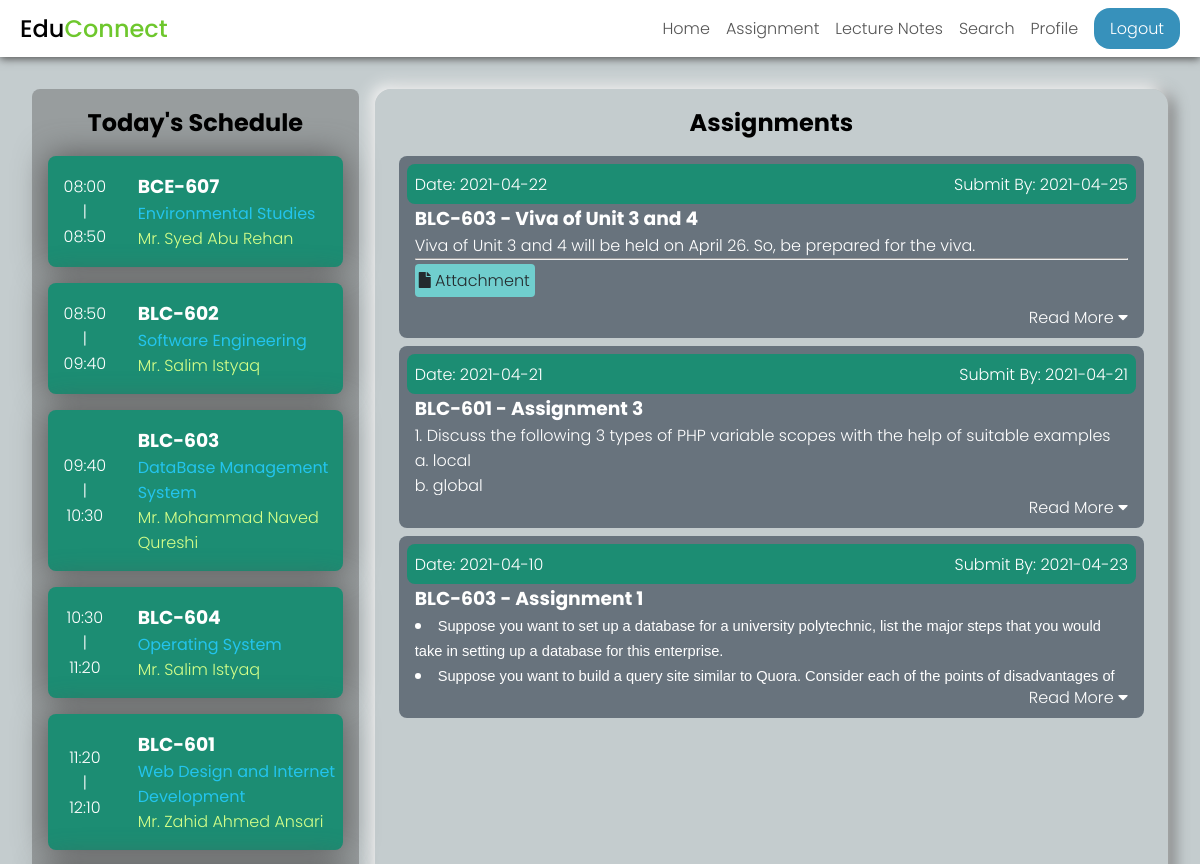
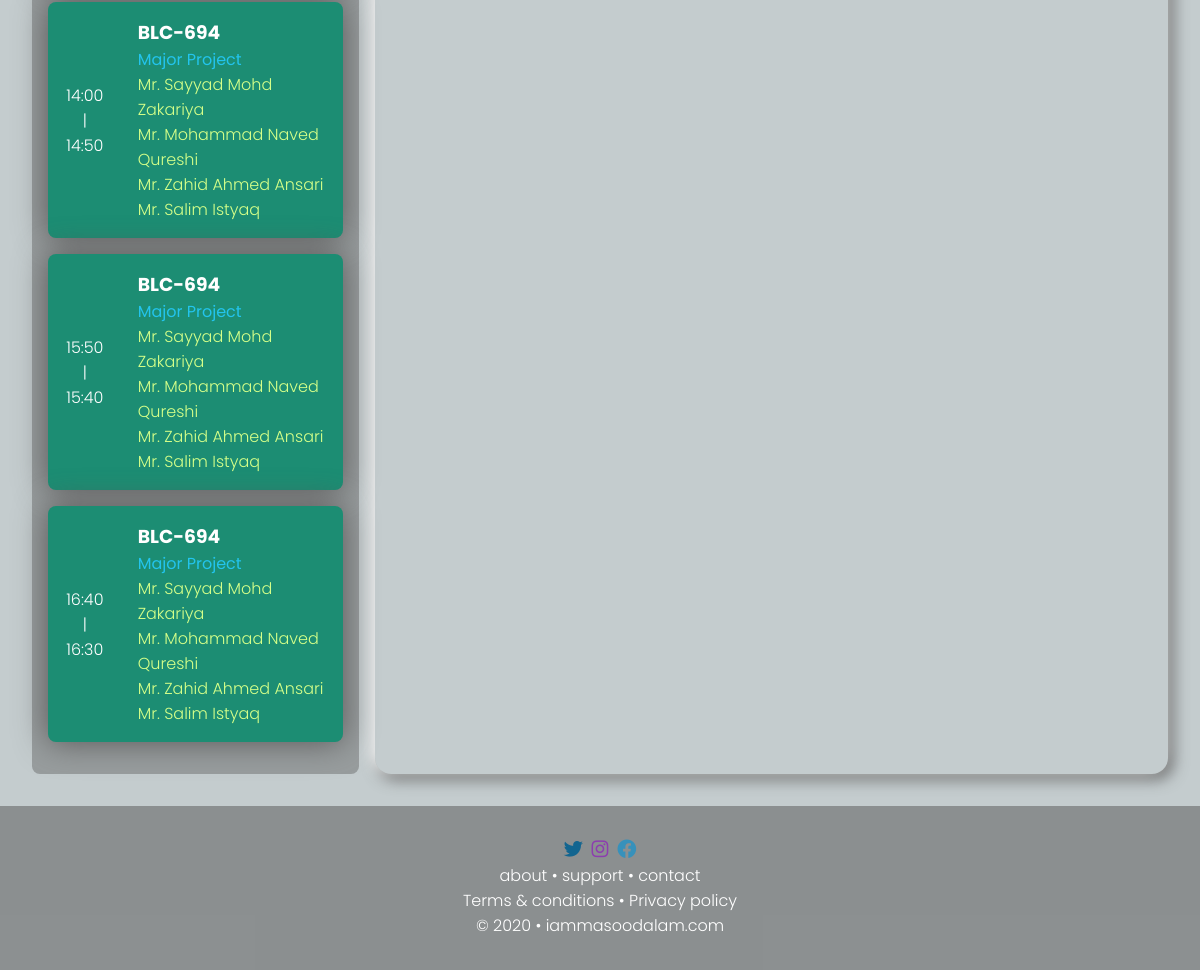
Page /assignment.php (signed in) on the committed database (2 pictures, top to bottom).
### tables this page shows
CREATE TABLE `course` (
  `coursecode` varchar(20) NOT NULL,
  `coursename` varchar(63) NOT NULL,
  `course_type` varchar(15) NOT NULL,
  `branchid` int(11) NOT NULL,
  `semester` int(11) NOT NULL,
  PRIMARY KEY (`coursecode`),
  KEY `branchid` (`branchid`),
  KEY `semester` (`semester`),
  CONSTRAINT `course_ibfk_1` FOREIGN KEY (`branchid`) REFERENCES `branch` (`branchId`),
  CONSTRAINT `course_ibfk_2` FOREIGN KEY (`semester`) REFERENCES `semester` (`semesterId`)
);

CREATE TABLE `schedule` (
  `branchId` int(11) NOT NULL,
  `semesterId` int(11) NOT NULL,
  `day` int(11) NOT NULL,
  `1st` varchar(20) DEFAULT NULL,
  `2nd` varchar(20) DEFAULT NULL,
  `3rd` varchar(20) DEFAULT NULL,
  `4th` varchar(20) DEFAULT NULL,
  `5th` varchar(20) DEFAULT NULL,
  `6th` varchar(20) DEFAULT NULL,
  `7th` varchar(20) DEFAULT NULL,
  `8th` varchar(20) DEFAULT NULL,
  `9th` varchar(20) DEFAULT NULL,
  PRIMARY KEY (`branchId`,`semesterId`,`day`),
  KEY `semesterId` (`semesterId`),
  KEY `1st` (`1st`),
  KEY `2nd` (`2nd`),
  KEY `3rd` (`3rd`),
  KEY `4th` (`4th`),
  KEY `5th` (`5th`),
  KEY `6th` (`6th`),
  KEY `7th` (`7th`),
  KEY `8th` (`8th`),
  KEY `9th` (`9th`),
  CONSTRAINT `schedule_ibfk_1` FOREIGN KEY (`branchId`) REFERENCES `branch` (`branchId`),
  CONSTRAINT `schedule_ibfk_10` FOREIGN KEY (`8th`) REFERENCES `course` (`coursecode`),
  CONSTRAINT `schedule_ibfk_11` FOREIGN KEY (`9th`) REFERENCES `course` (`coursecode`),
  CONSTRAINT `schedule_ibfk_2` FOREIGN KEY (`semesterId`) REFERENCES `semester` (`semesterId`),
  CONSTRAINT `schedule_ibfk_3` FOREIGN KEY (`1st`) REFERENCES `course` (`coursecode`),
  CONSTRAINT `schedule_ibfk_4` FOREIGN KEY (`2nd`) REFERENCES `course` (`coursecode`),
  CONSTRAINT `schedule_ibfk_5` FOREIGN KEY (`3rd`) REFERENCES `course` (`coursecode`),
  CONSTRAINT `schedule_ibfk_6` FOREIGN KEY (`4th`) REFERENCES `course` (`coursecode`),
  CONSTRAINT `schedule_ibfk_7` FOREIGN KEY (`5th`) REFERENCES `course` (`coursecode`),
  CONSTRAINT `schedule_ibfk_8` FOREIGN KEY (`6th`) REFERENCES `course` (`coursecode`),
  CONSTRAINT `schedule_ibfk_9` FOREIGN KEY (`7th`) REFERENCES `course` (`coursecode`)
);

CREATE TABLE `professorteaches` (
  `coursecode` varchar(20) NOT NULL,
  `professorId` varchar(20) NOT NULL,
  PRIMARY KEY (`coursecode`,`professorId`),
  KEY `professorId` (`professorId`),
  CONSTRAINT `professorteaches_ibfk_1` FOREIGN KEY (`coursecode`) REFERENCES `course` (`coursecode`),
  CONSTRAINT `professorteaches_ibfk_2` FOREIGN KEY (`professorId`) REFERENCES `professor` (`professorId`)
);

CREATE TABLE `professor` (
  `professorId` varchar(20) NOT NULL,
  `name` char(31) NOT NULL,
  `qualification` varchar(31) NOT NULL,
  `address` varchar(255) DEFAULT NULL,
  `joindate` date NOT NULL,
  `emailId` varchar(63) NOT NULL,
  `password` varchar(255) NOT NULL,
  `profilepic` varchar(63) DEFAULT NULL,
  PRIMARY KEY (`professorId`)
);

CREATE TABLE `assignment` (
  `assignmentId` int(20) NOT NULL AUTO_INCREMENT,
  `coursecode` varchar(20) NOT NULL,
  `title` tinytext NOT NULL,
  `data` text DEFAULT NULL,
  `provideddate` date NOT NULL,
  `submissiondate` date DEFAULT NULL,
  `providedBy` varchar(20) NOT NULL,
  `attachment` tinyint(1) DEFAULT NULL,
  PRIMARY KEY (`assignmentId`),
  KEY `coursecode` (`coursecode`),
  KEY `providedBy` (`providedBy`),
  CONSTRAINT `assignment_ibfk_1` FOREIGN KEY (`coursecode`) REFERENCES `course` (`coursecode`),
  CONSTRAINT `assignment_ibfk_2` FOREIGN KEY (`providedBy`) REFERENCES `professor` (`professorId`)
);

### assignment.php (the view, shortened to what this page needs)
<?php
require_once "./includes/header.inc.php";
require_once "./includes/connection.inc.php";
?>
<main id="home">
  <?php include "./includes/schedule-section.inc.php";
  if($_SESSION['userType'] == 'student'){
    ?>
    <div id="home-student">
      <div id="assignments">
        <h2>Assignments</h2>
        <?php
          $sqlAssignement = "SELECT * FROM assignment WHERE coursecode IN (SELECT coursecode FROM course WHERE branchId = ? AND semester = ? ) ORDER BY provideddate DESC";
          $stmtAssignment = $mysqli->prepare($sqlAssignement);
          $stmtAssignment->bind_param("ii", $_SESSION['branch'], $_SESSION['semester']);
          $stmtAssignment->execute();
          if($result = $stmtAssignment->get_result()){
            if($result->num_rows > 0){
              while($row = $result->fetch_assoc()){
                ?>
                <div class="card">
                  <div class="card-head">
                    <div class="provided">Date: <?= $row['provideddate']; ?></div>
                    <div class="submission">Submit By: <?= $row['submissiondate'] ?></div>
                  </div>
                  <h3><?=$row['coursecode'] . " - " . $row['title'] ?></h3>
                  <div class="card-data">
                    <?= $row['data'] ?>
                    <?php
                    if($row['attachment'] == 1){
                      $fileName = "/assignment" . $row['assignmentId'] . "/i";
                      ?>
                      <hr>
                      <a href="./asset/attachments/<?= $fileName ?>" id="attachment" target="_blank"> <i class="fas fa-file"></i>  Attachment</a>
                      <?php
                    }
                    ?>
                  </div>
                  <p class="read-more">Read More <i class="fas fa-caret-down"></i></p>
                </div>
                <?php
              }
            }
          }
        ?>
      </div>
    </div>
    <?php
  }
  ?>
</main>
<?php include "./includes/footer.inc.php"; ?>

### includes/schedule-section.inc.php (shortened to what this page needs)
<div id="schedule-section">
    <h2 class="heading">Today's Schedule</h2>
    <div id="time-table">
      <?php
      $day = date('w');
      if($day > 0 && $day < 7){
        if($_SESSION['userType'] == "student"){
          $scheduleQuery = "SELECT * FROM `schedule` WHERE `branchId` = $_SESSION[branch] AND `semesterId` = $_SESSION[semester] AND `day` = $day";
          $scheduleResult = $mysqli->query($scheduleQuery);
          $schedule = $scheduleResult->fetch_assoc();
          foreach ($schedule as $key => $value) {
            if($value != null && !is_numeric($value)){
              ?><div class="period"><div class="time"><?php
              switch ($key) {
                case '1st':
                  echo "08:00<br>|<br>08:50";
                  break;
                case '2nd':
                  echo "08:50<br>|<br>09:40";
                  break;
                case '3rd':
                  echo "09:40<br>|<br>10:30";
                  break;
                case '4th':
                  echo "10:30<br>|<br>11:20";
                  break;
                case '5th':
                  echo "11:20<br>|<br>12:10";
                  break;
                case '7th':
                  echo "14:00<br>|<br>14:50";
                  break;
                case '8th':
                  echo "15:50<br>|<br>15:40";
                  break;
                case '9th':
                  echo "16:40<br>|<br>16:30";
                  break;
              }
              ?></div><div class="subject"><?php
              echo "<h3>" . $value . "</h3>";
              $subjectQuery = "SELECT coursename FROM `course` WHERE `coursecode` = ?";
              $subjectStmt = $mysqli->prepare($subjectQuery);
              $subjectStmt->bind_param("s", $value);
              $subjectStmt->execute();
              $subjectResult = $subjectStmt->get_result();
              $subject = $subjectResult->fetch_assoc();
              echo "<div class=\"subject-name\">" . $subject['coursename'] . "</div>";
              $professorQuery = "SELECT * FROM professorteaches LEFT JOIN professor ON professorteaches.professorId = professor.professorId WHERE professorteaches.coursecode = ?";
              $professorStmt = $mysqli->prepare($professorQuery);
              $professorStmt->bind_param("s", $value);
              $professorStmt->execute();
              $professorResult = $professorStmt->get_result();
              while($professorRow = $professorResult->fetch_assoc()){
                echo "<div class=\"professor-name\">Mr. " . $professorRow['name']. "</div>";
              }
              echo "</div></div>";
            }
          }
        } else if($_SESSION['userType'] == 'professor'){
          if(date("m") < 6) {
            $evenOdd = 0;
          } else {
            $evenOdd = 1;
          }
          $scheduleQuery = "SELECT * FROM `schedulepro` WHERE `professorId` = ? AND `evenOdd` = ? AND `day` = ?";
          $scheduleStmt = $mysqli->prepare($scheduleQuery);
          $scheduleStmt->bind_param("iii", $_SESSION['professorId'], $evenOdd, $day);
          $scheduleStmt->execute();
          $scheduleResult = $scheduleStmt->get_result();
          if($scheduleResult->num_rows > 0){
            $schedule = $scheduleResult->fetch_assoc();
            foreach ($schedule as $key => $value) {
              if($value != null && !is_numeric($value)){
                ?><div class="period"><div class="time"><?php
                switch ($key) {
                  case '1st':
                    echo "08:00<br>|<br>08:50";
                    break;
                  case '2nd':
                    echo "08:50<br>|<br>09:40";
                    break;
                  case '3rd':
                    echo "09:40<br>|<br>10:30";
                    break;
                  case '4th':
                    echo "10:30<br>|<br>11:20";
                    break;
                  case '5th':
                    echo "11:20<br>|<br>12:10";
                    break;
                  case '6th':
                    echo "12:10<br>|<br>13:00";
                    break;
                  case '7th':
                    echo "14:00<br>|<br>14:50";
                    break;
                  case '8th':
                    echo "15:50<br>|<br>15:40";
                    break;
                  case '9th':
                    echo "16:40<br>|<br>16:30";
                    break;
                  default:
                    echo "Free";
                    break;
                }
                ?></div><div class="subject"><?php
                echo "<h3>" . $value . "</h3>";
                $subjectQuery = "SELECT coursename FROM `course` WHERE `coursecode` = ?";
                $subjectStmt = $mysqli->prepare($subjectQuery);
                $subjectStmt->bind_param("s", $value);
                $subjectStmt->execute();
                $subjectResult = $subjectStmt->get_result();
                $subject = $subjectResult->fetch_assoc();
                echo "<div class=\"subject-name\">" . $subject['coursename'] . "</div>";
                echo "</div></div>";
              }
            }
          }
          else {
            echo "<div class='holiday'> Not Scheduled </div>";
          }
        }
      }
      else{
        echo "<div class= 'holiday'>Holiday</div>";
      }
      ?>
    </div>
  </div>

### css/style.css (style rules this page uses)
* { padding: 0; margin: 0; -webkit-box-sizing: border-box; box-sizing: border-box; }
html { scroll-behavior: smooth; }
body { background: #49626852; font-family: poppins; font-weight: 300; }
#home { margin: 1rem; }
#home-professor, #home-student { -webkit-box-shadow: -4px -4px 16px 0px #fff, 4px 4px 16px 0px #555555; box-shadow: -4px -4px 16px 0px #fff, 4px 4px 16px 0px #555555; border-radius: 1rem; padding: 1rem; }
#home-professor h2, #home-student h2 { text-align: center; margin-bottom: 1rem; }
#home .card { background-color: rgba(85, 85, 85, 0.5); padding: 0.5rem 1rem; margin: 0.5rem; border-radius: .5rem; position: relative; overflow: auto; }
#home .card ol, #home .card ul { list-style-position: inside; }
#home .card-head { position: relative; background-color: #1C8D73; height: 2.5rem; margin: 0rem -0.5rem; border-radius: 0.5rem; }
#home .card-head .provided { position: absolute; left: 0.5rem; top: 0.5rem; color: white; }
#home .card-head .submission { position: absolute; right: 0.5rem; top: 0.5rem; color: white; }
#home .card .card-data { height: 4.5rem; overflow: hidden; }
#home .card #attachment { display: block; margin-top: 0.25rem; border-radius: 0.25rem; width: 7.5rem; padding: 0.25rem; background-color: #70cece; text-decoration: none; color: #242B2E; }
#home .card .read-more { float: right; cursor: pointer; }
#schedule-section { position: relative; }
#schedule-section h2 { text-align: center; }
#schedule-section #time-table { padding: 1rem 2rem; color: white; }
#schedule-section #time-table .period { display: none; -ms-grid-columns: 3fr 9fr; grid-template-columns: 3fr 9fr; background-color: #1C8D73; border-radius: 0.5rem; padding: 1rem 0rem; -webkit-box-align: center; -ms-flex-align: center; align-items: center; -webkit-box-shadow: 0rem 0rem 2rem 0rem #555555; box-shadow: 0rem 0rem 2rem 0rem #555555; }
#schedule-section #time-table .period .time { text-align: center; }
#schedule-section #time-table .period .subject { padding-left: 1rem; }
#schedule-section #time-table .period .subject-name { color: #23C4ED; font-size: 1rem; font-weight: 400; }
#schedule-section #time-table .period .subject .professor-name { color: #d5ff89; }
@media only screen and (min-width: 768px) { #profile, #upload, #search, #home { margin: 2rem; display: -ms-grid; display: grid; -ms-grid-columns: 1fr 1fr; grid-template-columns: 1fr 1fr; gap: 1rem; } }
@media only screen and (min-width: 768px) { #schedule-section { background-color: rgba(85, 85, 85, 0.4); padding: 1rem; border-radius: 0.5rem; } }
@media only screen and (min-width: 768px) { #schedule-section h2 { margin-bottom: 1rem; } }
@media only screen and (min-width: 768px) { #schedule-section #time-table { padding: 0rem; } }
@media only screen and (min-width: 768px) { #schedule-section #time-table .period { display: -ms-grid; display: grid; margin: 1rem 0rem; } }
@media only screen and (min-width: 1200px) { #profile, #upload, #search, #home { margin: 2rem; display: -ms-grid; display: grid; -ms-grid-columns: 3.5fr 8.5fr; grid-template-columns: 3.5fr 8.5fr; gap: 1rem; } }
@media only screen and (min-width: 1200px) { #schedule-section { background-color: rgba(85, 85, 85, 0.4); padding: 1rem; border-radius: 0.5rem; } }
@media only screen and (min-width: 1200px) { #schedule-section h2 { margin-bottom: 1rem; } }
@media only screen and (min-width: 1200px) { #schedule-section #time-table { padding: 0rem; } }
@media only screen and (min-width: 1200px) { #schedule-section #time-table .period { display: -ms-grid; display: grid; margin: 1rem 0rem; } }

### rows in the picture
course: shows "08:00", coursename "Environmental Studies"
schedule: 1st "BCE-607", 2nd "BLC-602", 3rd "BLC-603", 4th "BLC-604", 5th "BLC-601", 7th "BLC-694", 8th "BLC-694", 9th "BLC-694"
professorteaches: professorId.name "Syed Abu Rehan"
course: shows "08:50", coursename "Software Engineering"
professorteaches: professorId.name "Salim Istyaq"
course: shows "09:40", coursename "DataBase Management System"
professorteaches: professorId.name "Mohammad Naved Qureshi"
course: shows "10:30", coursename "Operating System"
professorteaches: professorId.name "Salim Istyaq"
course: shows "11:20", coursename "Web Design and Internet Development"
professorteaches: professorId.name "Zahid Ahmed Ansari"
course: shows "14:00", coursename "Major Project"
professorteaches: professorId.name "Sayyad Mohd Zakariya"
professorteaches: professorId.name "Mohammad Naved Qureshi"
professorteaches: professorId.name "Zahid Ahmed Ansari"
professorteaches: professorId.name "Salim Istyaq"
assignment: provideddate "2021-04-22", submissiondate "2021-04-25", coursecode "BLC-603", title "Viva of Unit 3 and 4", data "Viva of Unit 3 and 4 will be held on April 26. So, be prepared for the viva."
assignment: provideddate "2021-04-21", submissiondate "2021-04-21", coursecode "BLC-601", title "Assignment 3", data "Discuss the following 3 types of PHP variable scopes with the help of suitable examples local global"
assignment: provideddate "2021-04-10", submissiondate "2021-04-23", coursecode "BLC-603", title "Assignment 1", data "Suppose you want to set up a database for a university polytechnic, list the major steps that you would take in setting up a database for this enterprise. Suppose you want to build a query site similar to Quora. Consider each of the points of disadvantages of…"
